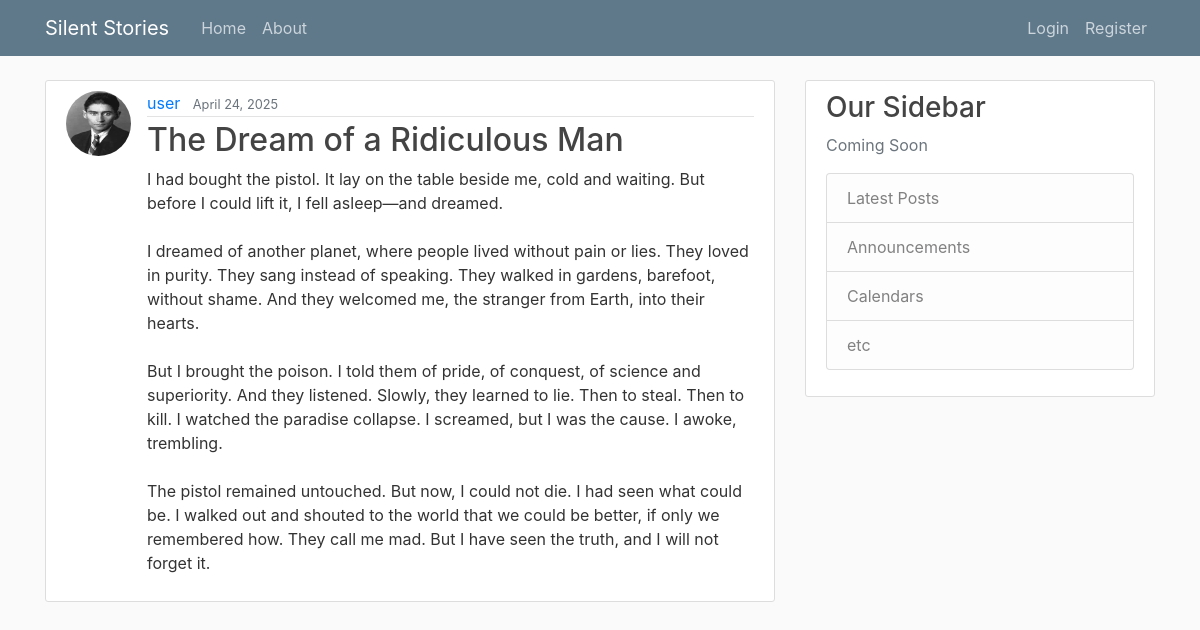
The page /post/72/ on the database its author committed.
### blog/models.py (models this page shows, shortened)
class Post(models.Model):
    title=models.CharField(max_length=100)
    content=models.TextField(max_length=500)
    date_posted=models.DateTimeField(default=timezone.now)
    author= models.ForeignKey(User, on_delete=models.CASCADE)

### user/models.py (models this page shows, shortened)
class Profile(models.Model):
    user = models.OneToOneField(User, on_delete=models.CASCADE)
    image = models.ImageField(default='default.png', upload_to='profile_pics')

### blog/views.py (the view)
# urls.py: path('post/<int:pk>/', PostDetailView.as_view(), name="post-detail"),
class PostDetailView(DetailView):
    model=Post

### blog/templates/blog/post_detail.html (shortened to what this page needs)
{% extends "blog/base.html" %}
{% block content %}
  <article class="media content-section">
    <img class="rounded-circle article-img" src="{{ object.author.profile.image.url }}">
    <div class="media-body">
      <div class="article-metadata">
        <a class="mr-2" href="{% url 'user-posts' object.author.username %}">{{ object.author }}</a>
        <small class="text-muted">{{ object.date_posted|date:"F d, Y" }}</small>
      </div>
      <h2 class="article-title">{{ object.title }}</h2>
      <p class="article-content">{{ object.content }}</p>
    </div>
  </article>
{% endblock content %}

### blog/static/blog/main.css (style rules this page uses)
body { background: #fafafa; color: #333333; margin-top: 5rem; }
h1, h2, h3, h4, h5, h6 { color: #444444; }
.content-section { background: #ffffff; padding: 10px 20px; border: 1px solid #dddddd; border-radius: 3px; margin-bottom: 20px; }
.article-title { color: #444444; }
.article-content { white-space: pre-line; }
.article-img { height: 65px; width: 65px; margin-right: 16px; }
.article-metadata { padding-bottom: 1px; margin-bottom: 4px; border-bottom: 1px solid #e3e3e3 }

### rows shown on the page
Post: author.profile.image (picture), author "user", date_posted "April 24, 2025", title "The Dream of a Ridiculous Man", content "I had bought the pistol. It lay on the table beside me, cold and waiting. But before I could lift it, I fell asleep—and dreamed. I dreamed of another planet, where people lived without pain or lies. They loved in purity. They sang instead of speaking. They walked in gardens, barefoot, without shame. And they welcomed me, the stranger from Earth, into their hearts. But I brought the poison. I told them of pride, of conquest, of science and superiority. And they listened. Slowly, they learned to lie. Then to steal. Then to kill. I watched the paradise collapse. I screamed, but I was the cause. I awoke, trembling. The pistol remained untouched. But now, I could not die. I had seen what could…"
